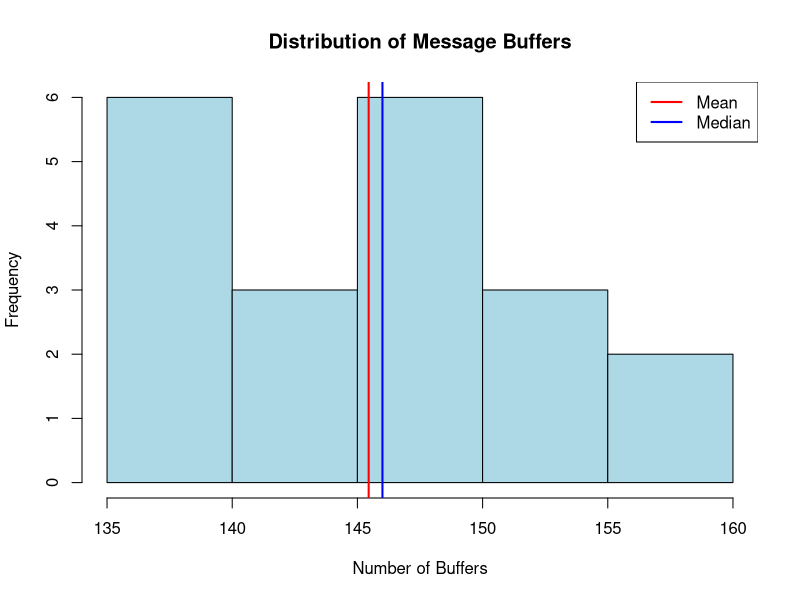

Recreate this plot in R.
## ---- chunk 1
# Function to calculate exact skewness coefficient
skewness_exact <- function(x) {
  # Input validation
  if (!is.numeric(x)) {
    stop("Input must be numeric")
  }
  if (length(x) < 3) {
    stop("Sample size must be at least 3")
  }
  
  # Remove NA values with warning
  x <- x[!is.na(x)]
  if (length(x) < length(x)) {
    warning("NA values were removed from the input")
  }
  
  # Calculate components
  n <- length(x)
  mean_x <- mean(x)
  sum_squared <- sum((x - mean_x)^2)
  sum_cubed <- sum((x - mean_x)^3)
  
  # Calculate skewness
  skew <- (sqrt(n) * sum_cubed) / (sum_squared^(1.5))
  
  return(skew)
}

# Function to calculate Pearson's approximate skewness
skewness_pearson <- function(x) {
  # Input validation
  if (!is.numeric(x)) {
    stop("Input must be numeric")
  }
  if (length(x) < 3) {
    stop("Sample size must be at least 3")
  }
  
  # Remove NA values with warning
  x <- x[!is.na(x)]
  if (length(x) < length(x)) {
    warning("NA values were removed from the input")
  }
  
  # Calculate Pearson's skewness
  mean_x <- mean(x)
  median_x <- median(x)
  sd_x <- sd(x)
  
  skew <- 3 * (mean_x - median_x) / sd_x
  
  return(skew)
}

# Example usage with the message buffers data
buffers <- c(141, 146, 157, 151, 152, 140, 142, 156, 150, 140,
             139, 135, 143, 146, 146, 152, 140, 136, 149, 148)

# Calculate both types of skewness
exact_skew <- skewness_exact(buffers)
pearson_skew <- skewness_pearson(buffers)

# Display results
cat("Exact skewness coefficient:", round(exact_skew, 4), "\n")
cat("Pearson's approximate skewness:", round(pearson_skew, 4), "\n")

# Compare the two measures
cat("Difference between exact and approximate:", 
    round(abs(exact_skew - pearson_skew), 4), "\n")

# Visualize the distribution
hist(buffers, main = "Distribution of Message Buffers",
     xlab = "Number of Buffers", col = "lightblue",
     breaks = "Sturges")
abline(v = mean(buffers), col = "red", lwd = 2)
abline(v = median(buffers), col = "blue", lwd = 2)
legend("topright", 
       legend = c("Mean", "Median"),
       col = c("red", "blue"),
       lwd = 2)
